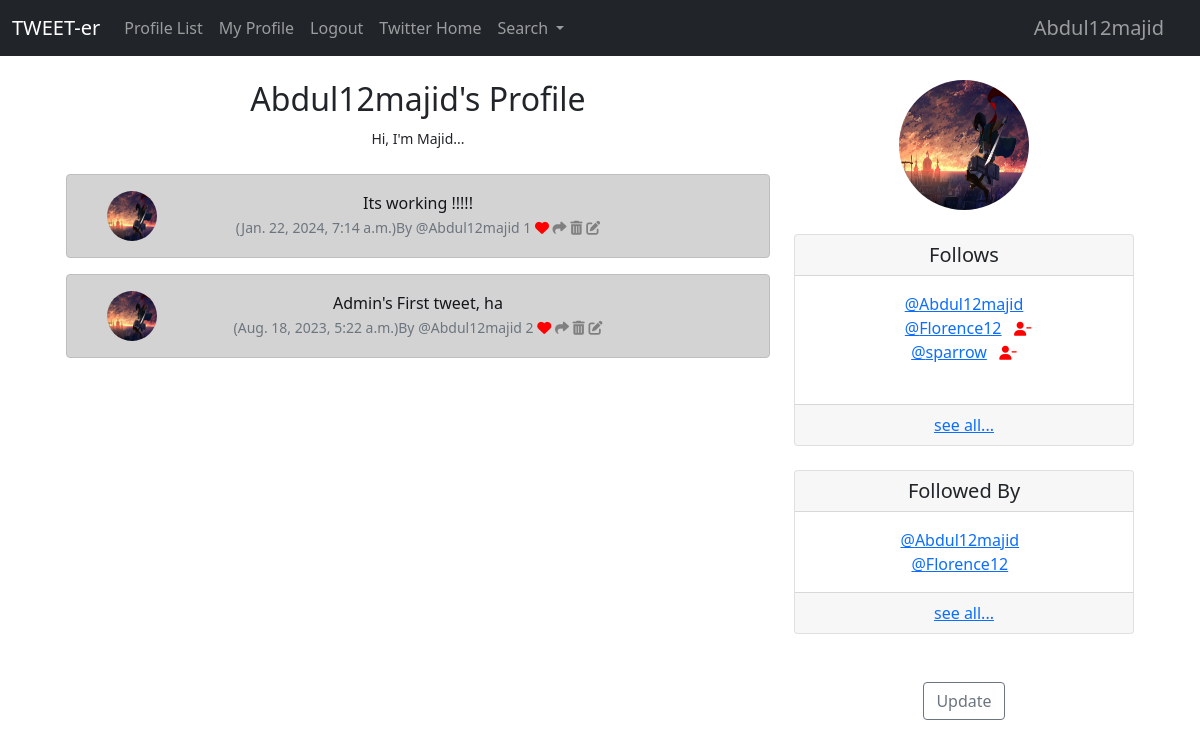
Screenshot of /profile/1 (signed in) with the database file from the repository.
### tweet/models.py (models this page shows, shortened)
class Profile(models.Model):
	user=models.OneToOneField(User, on_delete=models.CASCADE)
	follows=models.ManyToManyField('self', related_name='followed_by', symmetrical=False, blank=True)
	date_modified=models.DateTimeField(User, auto_now=True)
	profile_image=models.ImageField(null=True, blank=True, upload_to='images/')
	profile_bio=models.CharField(null=True, blank=True, max_length=500)
	profile_link=models.CharField(null=True, blank=True, max_length=100)
	def __str__(self):
		return self.user.username

class Tweet(models.Model):
	user=models.ForeignKey(User, related_name='tweets', on_delete=models.CASCADE)
	body=models.CharField(max_length=200)
	created_at=models.DateTimeField(auto_now_add=True)
	likes=models.ManyToManyField(User, related_name='tweet_like', blank=True)
	def number_of_likes(self):
		return self.likes.count()

### tweet/views.py (the view, shortened to what this page needs)
# urls.py: path('profile/<int:pk>', views.profile, name='profile'),
def profile(request, pk):
	if request.user.is_authenticated:
		profile=Profile.objects.get(user_id=pk)
		following=int(profile.follows.count())
		current_user='w'
		followers=int(profile.followed_by.count())
		tweets=Tweet.objects.filter(user_id=pk).order_by('-created_at')
		return render(request, 'profile.html', {'profile':profile, 'following':following, 'followers':followers, 'tweets':tweets, 'current_user':current_user})
	else:
		messages.success(request, ('Kindly Login'))
		return render(request, 'login_user.html', {})

### tweet/templates/profile.html (shortened to what this page needs)
{% extends 'base.html' %}
{% load static %}
{% block content %}
{% if profile %}
<div class="container text-center">
    <div class="row">
        <div class="col-8">
            <h2>{{ profile.user.username }}'s Profile</h2>
            {% if profile.profile_bio %}
                <small>{{ profile.profile_bio }}</small></br></br>
            {% endif %}
             {% if tweets %}
              {% for tweet in tweets %}
                <div class="alert alert-dark" role='alert'>
                    <div class="container">
                        <div class="row">
                            <div class='col-1'>
                                {% if profile.profile_image %}
                                <img src="{{profile.profile_image.url}}" width=50 height=50 class="rounded-circle" alt="{{profile.user.username}}">
                                {% else %}
                                <img src="{% static 'image/user.jpg' %}" width=50 height=50 class="rounded-circle" alt="{{profile.user.username}}">
                                {% endif %}
                            </div>
                            <div class="col-10">
                    {{tweet.body}}</br>
                    <small class="text-muted">
                        ({{ tweet.created_at}})By
                        @{{ tweet.user.username }} {{tweet.number_of_likes}}
                        {% if user in tweet.likes.all %}
                        <a href="{% url 'like-tweet' tweet.id %}">
                            <i class="fa-solid fa-heart" style="color:red;"></i></a>
                        {% else %}
                        <a href="{% url 'like-tweet' tweet.id %}">
                            <i class="fa fa-heart-o" style="color:red;"></i></a>
                        {% endif %}
                        <a href="{% url 'share-tweet' tweet.id %}">
                            <i class="fa-solid fa-share" style="color:grey;"></i></a>
                        {% if tweet.user.username == request.user.username %}
                        <a href="{% url 'delete-tweet' tweet.id %}">
                            <i class="fas fa-trash-alt" style="color:grey;"></i></a>
                        <a href="{% url 'edit-tweet' tweet.id %}">
                            <i class="fas fa-edit" style="color:grey;"></i></a>
                        {% endif %}
                    </small>
                 </div></br>
                </div>
            </div>
            </div>
              {% endfor %}
            {% endif %}
        </div>
        <div class="col-4">
        {% if profile.profile_image %}
        <img width='130' height='130' class="rounded-circle" src="{{ profile.profile_image.url }}">
        {% else %}
        <img width='130' height='130' class="rounded-circle" src="{% static 'image/user.jpg' %}">
        {% endif %}
            <div class="card">
              <h5 class="card-header">Follows</h5>
              <div class="card-body">
                <p class="card-text">{% for following in profile.follows.all %}
                    {% if following.user.username == request.user.username  %}
                    <a href="{% url 'profile' following.user.id %}">@{{following}}</a></br> &nbsp;
                    {% else %}
                    <a href="{% url 'profile' following.user.id %}">@{{following.user.username}}</a> &nbsp;
                    {% if request.user.id == profile.user.id %}
                    <a href="{% url 'unfollow' following.user.id %}">
                        <i class="fa fa-user-minus small" style="color:red;"></i>
                    </a>
                    {% endif %}
                    {% endif %}
                    {% endfor %}</br></p>
              </div>
              <div class="card-footer">
                    <a href="{% url 'following' profile.user.id %}">see all...</a>
                </div>
            </div></br>
            <div class="card">
              <h5 class="card-header">Followed By</h5>
              <div class="card-body">
                <p class="card-text">{% for following in profile.followed_by.all %}
                    {% if following in profile.follows.all %}
                    <a href="{% url 'profile' following.user.id %}">@{{following}}</a> &nbsp;
                    {% endif %}
                {% endfor %}</p>
            </div>
                <div class="card-footer">
                    <a href="{% url 'followers' profile.user.id %}">see all...</a>
                </div>
            </div></br>
            {% if request.user.id == profile.user.id %}
             <a href="{% url 'update-user' %}" class="btn btn-outline-secondary">Update</a>
             {% endif %}
        </div>
    </div>
</div>
{% endif %}
{% endblock %}

### tweet/templates/navbar.html (shortened to what this page needs)
<nav class="navbar navbar-expand-lg navbar-dark bg-dark">
  <div class="container-fluid">
    <a class="navbar-brand" href="/">TWEET-er</a>
    <div class="collapse navbar-collapse" id="navbarSupportedContent">
      <ul class="navbar-nav me-auto mb-2 mb-lg-0">
        {% if user.is_authenticated %}
        <li class="nav-item">
          <a class="nav-link" href="/profile_list">Profile List</a>
        </li>
        <li class="nav-item">
          <a class="nav-link" href="{% url 'profile' request.user.id %}">My Profile</a>
        </li>
        <li class="nav-item">
          <a class="nav-link" href="{% url 'logout' %}">Logout</a>
        </li>
        <li class="nav-item">
          <a class="nav-link" href="{% url 'twitter' %}">Twitter Home</a>
        </li>
        <li class="nav-item dropdown">
          <a class="nav-link dropdown-toggle" href="#" role="button" data-bs-toggle="dropdown" aria-expanded="false">
            Search
          </a>
        </li>
        {% endif %}
      </ul>
      {% if user.is_authenticated %}
        <ul class='navbar-nav ml-auto'>
          <li class="nav-link navbar-brand">
            {{user}}
          </li>
        </ul>
      {% endif %}
    </div>
  </div>
</nav>

### rows the page displays
Profile: user.username "Abdul12majid", profile_bio "Hi, I'm Majid...", profile_image (picture)
Tweet: profile_image (picture), body "Its working !!!!!", created_at "Jan. 22, 2024, 7:14 a.m.", user.username "Abdul12majid", number_of_likes "1"
Tweet: profile_image (picture), body "Admin's First tweet, ha", created_at "Aug. 18, 2023, 5:22 a.m.", user.username "Abdul12majid", number_of_likes "2"
Profile: user.username "Florence12"
Profile: user.username "sparrow"

### other values shown
{{ user }} "Abdul12majid"
